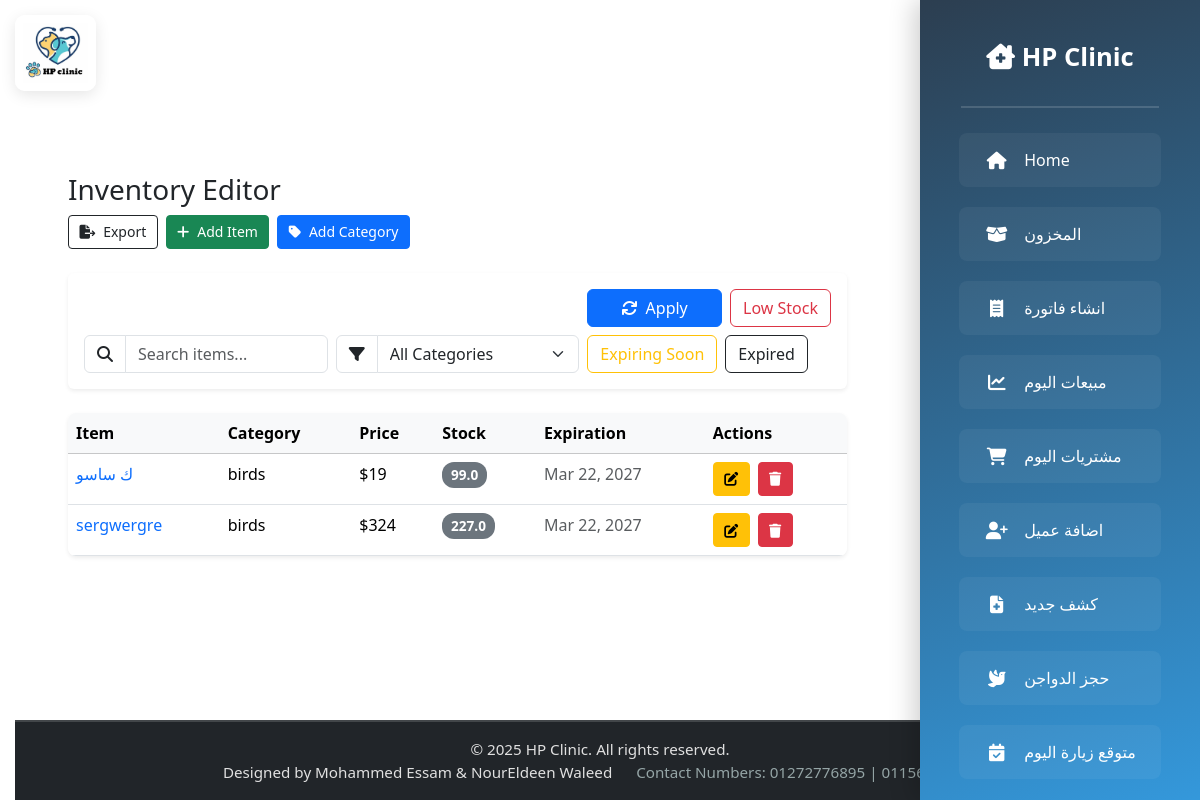
The app's page /pricesedit/ (signed in) with its own data.
### prices/models.py (models this page shows, shortened)
class Item(models.Model):
    name = models.CharField(max_length=100)
    category = models.ForeignKey(Category, on_delete=models.CASCADE)
    price = models.IntegerField()
    quantity = models.FloatField()  # Changed to FloatField
    exp = models.DateField(default=datetime.date.today, null=True, blank=True)
    is_deleted = models.BooleanField(default=False)

class Category(models.Model):
    name = models.CharField(max_length=100, unique=True)

### vetlogin/views.py (the view)
    def wrapper(request, *args, **kwargs):
        if request.user.username not in ALLOWED_USERS:
            return HttpResponseForbidden("You are not authorized to access this page.")
        return view_func(request, *args, **kwargs)

### vetlogin/views.py (called while the page is built)
def user_restricted(view_func):
    def wrapper(request, *args, **kwargs):
        if request.user.username not in ALLOWED_USERS:
            return HttpResponseForbidden("You are not authorized to access this page.")
        return view_func(request, *args, **kwargs)
    return wrapper

### templates/pricespage/prices_edit.html (shortened to what this page needs)
{% extends 'base.html' %}
{% load static %}
{% block content %}
<div class="container-lg px-3 py-4">
    <div class="d-flex flex-column flex-md-row justify-content-between align-items-start mb-4">
        <div class="mb-3 mb-md-0">
            <h1 class="h3 mb-2">Inventory Editor</h1>
            <div class="d-flex gap-2">
                <a href="{% url 'download_price_list' %}" class="btn btn-sm btn-outline-dark">
                    <i class="fas fa-file-export me-2"></i>Export
                </a>
                <a href="{% url 'add_item' %}" class="btn btn-sm btn-success">
                    <i class="fas fa-plus me-2"></i>Add Item
                </a>
                <button class="btn btn-sm btn-primary" data-bs-toggle="modal" data-bs-target="#addCategoryModal">
                    <i class="fas fa-tag me-2"></i>Add Category
                </button>
            </div>
        </div>
    </div>
    <div class="card border-0 shadow-sm mb-4">
        <div class="card-body p-3">
            <form method="GET" action="{% url 'pricesedit' %}" id="search-form">
                <div class="row g-2 align-items-end">
                    <div class="col-12 col-md-4">
                        <div class="input-group">
                            <span class="input-group-text bg-transparent">
                                <i class="fas fa-search"></i>
                            </span>
                            <input type="text" name="search" value="{{ query }}"
                                   class="form-control"
                                   placeholder="Search items...">
                        </div>
                    </div>
                    <div class="col-12 col-md-4">
                        <div class="input-group">
                            <span class="input-group-text bg-transparent">
                                <i class="fas fa-filter"></i>
                            </span>
                            <select name="category" class="form-select">
                                <option value="">All Categories</option>
                            </select>
                        </div>
                    </div>
                    <div class="col-12 col-md-4">
                        <div class="d-flex flex-wrap gap-2">
                            <button type="submit" class="btn btn-primary flex-grow-1">
                                <i class="fas fa-sync me-2"></i>Apply
                            </button>
                            <a href="?low_stock=true" class="btn btn-outline-danger">
                                Low Stock
                            </a>
                            <a href="?sort_exp=true" class="btn btn-outline-warning">
                                Expiring Soon
                            </a>
                            <a href="?show_expired=true" class="btn btn-outline-dark">
                                Expired
                            </a>
                        </div>
                    </div>
                </div>
            </form>
        </div>
    </div>
    <div class="table-responsive rounded-3 shadow-sm">
        <table class="table table-hover mb-0" id="items-table">
            <thead class="table-light">
                <tr>
                    <th scope="col">Item</th>
                    <th scope="col" class="d-none d-md-table-cell">Category</th>
                    <th scope="col">Price</th>
                    <th scope="col">Stock</th>
                    <th scope="col" class="d-none d-sm-table-cell">Expiration</th>
                    <th scope="col">Actions</th>
                </tr>
            </thead>
            <tbody>
                {% if items %}
                    {% for item in items %}
                    <tr class="{% if item.exp and item.exp < today %}table-danger{% endif %}">
                        <td>
                            <div class="d-flex align-items-center">
                                <a href="{% url 'edit_item' item.id %}" class="text-decoration-none">
                                    {{ item.name }}
                                </a>
                            </div>
                        </td>
                        <td class="d-none d-md-table-cell">{{ item.category.name }}</td>
                        <td>${{ item.price }}</td>
                        <td>
                            <span class="badge {% if item.quantity < 5 %}bg-danger{% else %}bg-secondary{% endif %}">
                                {{ item.quantity }}
                            </span>
                        </td>
                        <td class="d-none d-sm-table-cell">
                            {% if item.exp %}
                            <span class="text-{% if item.exp < today %}danger{% else %}muted{% endif %}">
                                {{ item.exp|date:"M d, Y" }}
                            </span>
                            {% else %}
                            <span class="text-muted">N/A</span>
                            {% endif %}
                        </td>
                        <td>
                            <div class="d-flex gap-2">
                                <a href="{% url 'edit_item' item.id %}" class="btn btn-sm btn-warning">
                                    <i class="fas fa-edit"></i>
                                </a>
                                <a href="{% url 'delete_item' item.id %}" class="btn btn-sm btn-danger">
                                    <i class="fas fa-trash"></i>
                                </a>
                            </div>
                        </td>
                    </tr>
                    {% endfor %}
                {% else %}
                    <tr>
                        <td colspan="6" class="text-center py-4">
                            <div class="text-muted">No items found matching your criteria</div>
                        </td>
                    </tr>
                {% endif %}
            </tbody>
        </table>
    </div>
</div>
{% endblock %}

### templates/base.html (style rules this page uses)
html, body { height: 100%; overflow-x: hidden; font-family: 'Segoe UI', Tahoma, Geneva, Verdana, sans-serif; }

### templates/pricespage/prices_edit.html (style rules this page uses)
.badge { font-size: 0.85em; padding: 0.45em 0.65em; border-radius: 0.75rem; }
.btn-sm { padding: 0.35rem 0.65rem; }

### records on screen
Item: name "ك ساسو", category.name "birds", price "19", quantity "99.0", exp "Mar 22, 2027"
Item: name "sergwergre", category.name "birds", price "324", quantity "227.0", exp "Mar 22, 2027"
